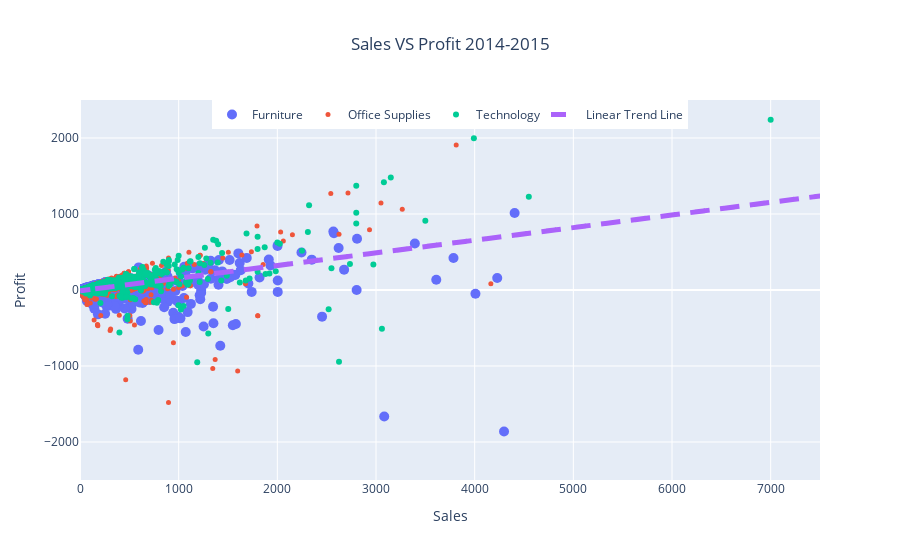

Notebook code cell kept with this figure:
### Code cell
dot1 = go.Scatter(
    x=data7[data7.category=='Furniture'].sales,
    y=data7[data7.category=='Furniture'].profit,
    mode='markers',
    marker={
        'size':10
    },
    name='Furniture'
)

dot2 = go.Scatter(
    x=data7[data7.category=='Office Supplies'].sales,
    y=data7[data7.category=='Office Supplies'].profit,
    mode='markers',
    marker={
        'size':5
    },
    name='Office Supplies'
)

dot3 = go.Scatter(
    x=data7[data7.category=='Technology'].sales,
    y=data7[data7.category=='Technology'].profit,
    mode='markers',
    name='Technology'
)

line= go.Scatter(
    x=data7.sales,
    y=lines,
    line={
        'dash':'dash',
        'width': 5
    },
    name='Linear Trend Line'
)


data=[dot1, dot2, dot3, line]

layout = {
    'title': {
        'text' : 'Sales VS Profit 2014-2015',
        'x' : 0.5 # nilai x antara 0 - 1, jadi 0.5 agar title ditengah
    },
    
    'xaxis': { # memberi label
        'title':'Sales',
        'range' : [0,7500] # membatasi nilai 
    },
    'yaxis': {
        'title':'Profit',
        'range' : [-2500,2500]
        
    },
    
    'legend': {  # mengubah posisi legend 
        'orientation' : 'h', #jadi horizontal dibawah
        'x':0.5,
        # 0,5 kiri ;  1 kanan  (atas)
        'y':1,#jadi horizontal diatas
        'xanchor':'center',#horizontal diatas tengah
    }
    
}

fig=go.Figure(data=data,layout=layout)
iplot(fig)

### Figure 1 — Plotly figure (JSON) as saved in the notebook; plotly's stock layout.template omitted (floating-point values rounded to 4 significant figures; data arrays with more than 128 entries replaced by an {"elided": "..."} marker saying what was removed)
{"data": [{"marker": {"size": 10}, "mode": "markers", "name": "Furniture", "type": "scatter", "x": {"elided": "873 float values"}, "y": {"elided": "873 float values"}}, {"marker": {"size": 5}, "mode": "markers", "name": "Office Supplies", "type": "scatter", "x": {"elided": "2458 float values"}, "y": {"elided": "2458 float values"}}, {"mode": "markers", "name": "Technology", "type": "scatter", "x": {"elided": "763 float values"}, "y": {"elided": "763 float values"}}, {"line": {"dash": "dash", "width": 5}, "name": "Linear Trend Line", "type": "scatter", "x": {"elided": "4094 float values"}, "y": {"elided": "4094 float values"}}], "layout": {"legend": {"orientation": "h", "x": 0.5, "xanchor": "center", "y": 1}, "title": {"text": "Sales VS Profit 2014-2015", "x": 0.5}, "xaxis": {"range": [0, 7500], "title": {"text": "Sales"}}, "yaxis": {"range": [-2500, 2500], "title": {"text": "Profit"}}}}
